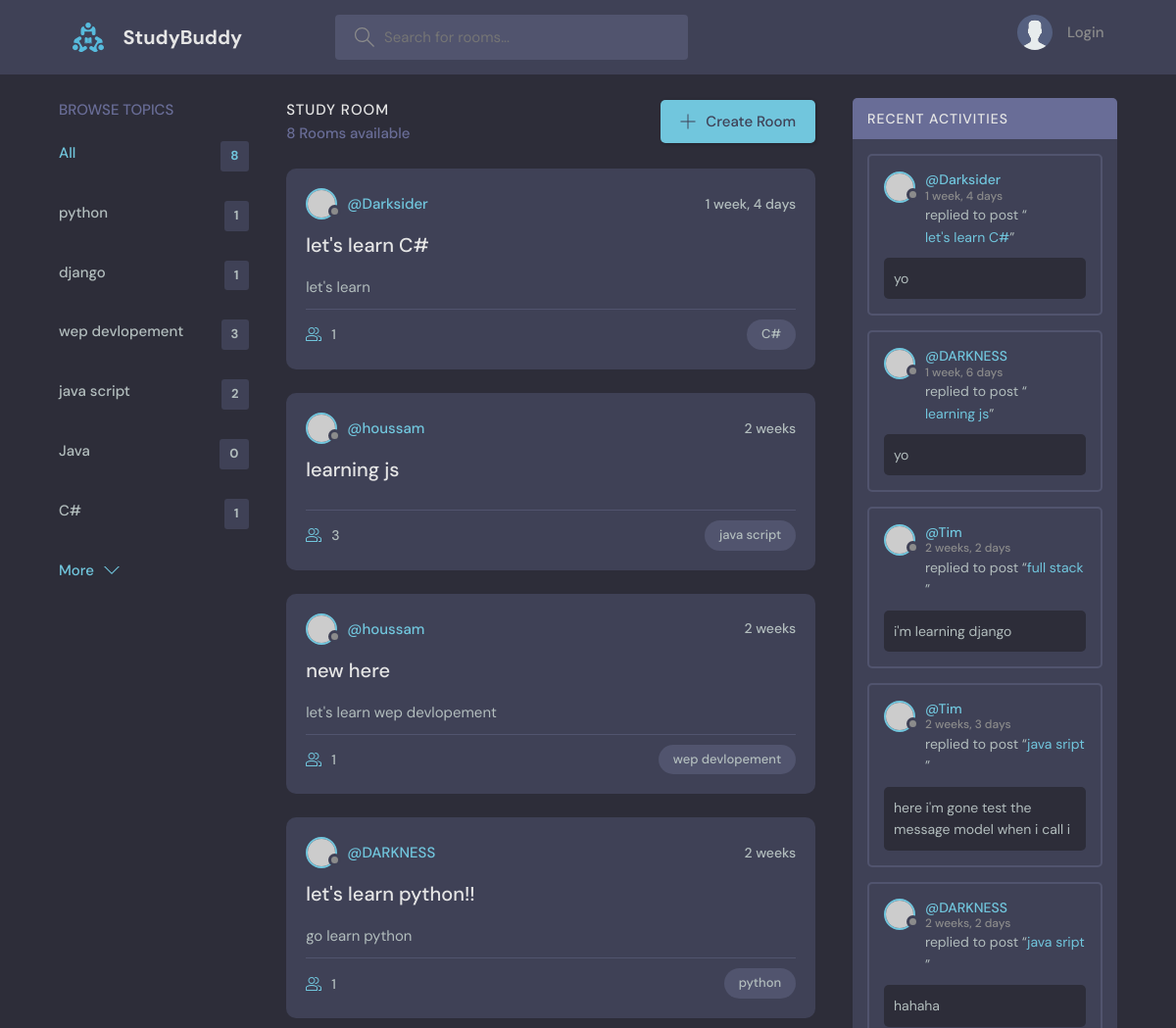
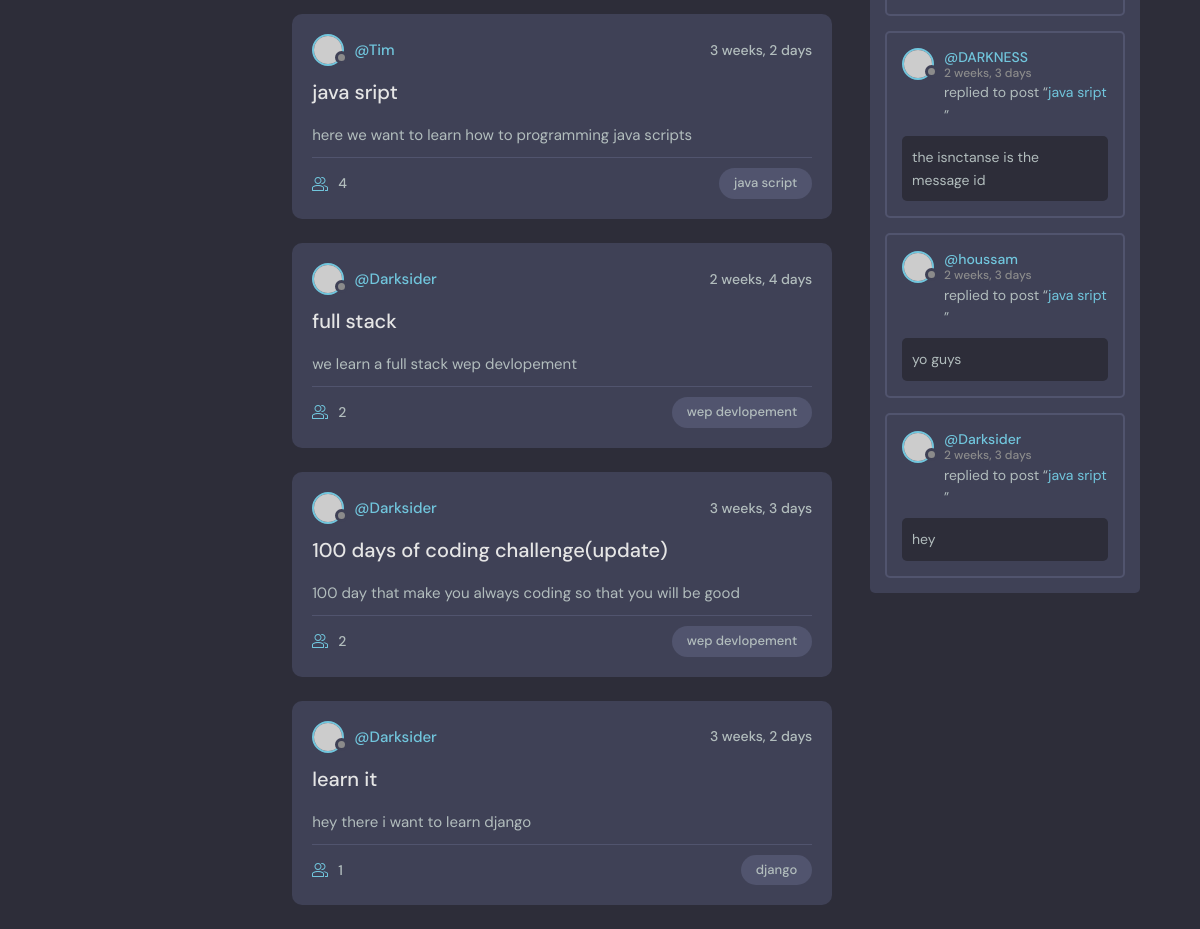
The page / on the database its author committed (2 pictures, top to bottom).
### base/models.py (models this page shows)
class Topic(models.Model):
    name = models.CharField(max_length=200)
    def __str__(self):
        return self.name

class Room(models.Model):
    host = models.ForeignKey(User, on_delete=models.SET_NULL , null=True)
    topic= models.ForeignKey(Topic , on_delete=models.SET_NULL ,null= True)
    name = models.CharField(max_length= 200)
    descripation = models.TextField(null= True , blank= True)
    participants = models.ManyToManyField(User , related_name='participants' , blank=True)
    update = models.DateTimeField(auto_now= True)
    created = models.DateTimeField(auto_now_add=True)
    class Meta:
        ordering = ['-update','-created']
    def __str__(self):
        return self.name

class Message(models.Model):
    user = models.ForeignKey(User , on_delete=models.CASCADE)
    room = models.ForeignKey(Room , on_delete=models.CASCADE)
    update = models.DateTimeField(auto_now= True)
    created = models.DateTimeField(auto_now_add=True)
    body = models.TextField()
    class Meta:
        ordering = ['-update','-created']
    def __str__ (self):
        return self.body[0:50]

### base/views.py (the view)
# urls.py: path('', views.home , name ='home'),
def home(request):
    q = request.GET.get('q') if request.GET.get('q') !=None else ''
    rooms =  Room.objects.filter(
    Q(topic__name__icontains=q )|
    Q(descripation__icontains = q)|
    Q(name__icontains =q)
    )
    messagefeed = Message.objects.filter(
    Q(room__topic__name__icontains=q )
    )
    allroom_count = Room.objects.count
    room__count = rooms.count
    topics = Topic.objects.all()
    context = {'room': rooms , 'topics':topics , 'room__count':room__count , 'messagefeed':messagefeed,'allroom_count':allroom_count}
    return render(request,'base/home.html' , context)

### base/templates/base/home.html
{% extends 'main.html'%}
{% block content %}
     <main class="layout layout--3">
      <div class="container">
    <div>
        {%include 'base/topicscomp.html' %}
    </div>
    <div>
           {%include 'base/feed.html' %}
    </div>
    <div >
      {% include 'base/activaty.html'%}
    </div>
</div>
</main>
{% endblock content%}

### base/templates/base/topicscomp.html
<div class="topics">
  <a href="{% url 'topic' %} ">
    <div class="topics__header">
      <h2>Browse Topics</h2>
    </div>
  </a>
    <ul class="topics__list">
      <li>
        <a href="{% url 'home'%}" class="active">All <span>{{allroom_count}}</span></a>
      </li>
      {% for topic in topics %}
      <li>
        <a href="{%url 'home'%}?q={{topic.name}}">{{topic.name}} <span>{{topic.room_set.all.count}}</span></a>
      </li>
      {% endfor %}
    </ul>
    <a class="btn btn--link" href="{% url 'topic'%}">
      More
      <svg version="1.1" xmlns="http://www.w3.org/2000/svg" width="32" height="32" viewBox="0 0 32 32">
        <title>chevron-down</title>
        <path d="M16 21l-13-13h-3l16 16 16-16h-3l-13 13z"></path>
      </svg>
    </a>
  </div>

### base/templates/base/feed.html (shortened to what this page needs)
{% load static %}
<div class="roomList">
    <div class="roomList__header">
      <div>
        <h2>Study Room</h2>
        <p>{{room__count}} Rooms available</p>
      </div>
      <a class="btn btn--main" href="{% url 'create-room'%}">
        <svg version="1.1" xmlns="http://www.w3.org/2000/svg" width="32" height="32" viewBox="0 0 32 32">
          <title>add</title>
          <path
            d="M16.943 0.943h-1.885v14.115h-14.115v1.885h14.115v14.115h1.885v-14.115h14.115v-1.885h-14.115v-14.115z"
          ></path>
        </svg>
        Create Room
      </a>
    </div>
    {% for room in room%}
    <div class="roomListRoom">
      <div class="roomListRoom__header">
        <a href="{% url 'profile' room.host.id %}" class="roomListRoom__author">
          <div class="avatar avatar--small">
            <img src="https://randomuser.me/api/portraits/women/11.jpg" />
          </div>
          <span>@{{room.host.username }}</span>
        </a>
        <div class="roomListRoom__actions">
          <span>{{room.created|timesince}}</span>
        </div>
      </div>
      <div class="roomListRoom__content">
        <a href="{%url 'room' room.id%}">{{room.name}}</a>
        <p>
          {{room.descripation}}
        </p>
      </div>
      <div class="roomListRoom__meta">
        <a href="{%url 'room' room.id%}" class="roomListRoom__joined">
          {{room.participants.count}}
        </a>
        <p class="roomListRoom__topic">{{room.topic}}</p>
      </div>
    </div>
    {% endfor %}
  </div>

### base/templates/base/activaty.html (shortened to what this page needs)
{% load static %}
<div class="activities">
    <div class="activities__header">
      <h2>Recent Activities</h2>
    </div>
    {%for mess in messagefeed%}
    <div class="activities__box">
      <div class="activities__boxHeader roomListRoom__header">
        <a href="{% url 'profile' mess.user.id %}" class="roomListRoom__author">
          <div class="avatar avatar--small">
            <img src="https://randomuser.me/api/portraits/women/11.jpg" />
          </div>
          <p>
            @{{mess.user}}
            <span>{{mess.created|timesince}}</span>
          </p>
        </a>
      </div>
      <div class="activities__boxContent">
        <p>replied to post “<a href="{% url 'room' mess.room.id %}">{{mess.room}}</a>”</p>
        <div class="activities__boxRoomContent">
          {{mess}}
        </div>
      </div>
    </div>
    {% endfor %}
  </div>

### rows shown on the page
Topic: name "python", room_set.all.count "1"
Topic: name "django", room_set.all.count "1"
Topic: name "wep devlopement", room_set.all.count "3"
Topic: name "java script", room_set.all.count "2"
Topic: name "Java", room_set.all.count "0"
Topic: name "C#", room_set.all.count "1"
Room: host.username "Darksider", created "1 week, 4 days", name "let's learn C#", descripation "let's learn", participants.count "1", topic "C#"
Room: host.username "houssam", created "2 weeks", name "learning js", participants.count "3", topic "java script"
Room: host.username "houssam", created "2 weeks", name "new here", descripation "let's learn wep devlopement", participants.count "1", topic "wep devlopement"
Room: host.username "DARKNESS", created "2 weeks", name "let's learn python!!", descripation "go learn python", participants.count "1", topic "python"
Room: host.username "Tim", created "3 weeks, 2 days", name "java sript", descripation "here we want to learn how to programming java scripts", participants.count "4", topic "java script"
Room: host.username "Darksider", created "2 weeks, 4 days", name "full stack", descripation "we learn a full stack wep devlopement", participants.count "2", topic "wep devlopement"
Room: host.username "Darksider", created "3 weeks, 3 days", name "100 days of coding challenge(update)", descripation "100 day that make you always coding so that you will be good", participants.count "2", topic "wep devlopement"
Room: host.username "Darksider", created "3 weeks, 2 days", name "learn it", descripation "hey there i want to learn django", participants.count "1", topic "django"
Message: user "Darksider", created "1 week, 4 days", room "let's learn C#", body "yo"
Message: user "DARKNESS", created "1 week, 6 days", room "learning js", body "yo"
Message: user "Tim", created "2 weeks, 2 days", room "full stack", body "i'm learning django"
Message: user "Tim", created "2 weeks, 3 days", room "java sript", body "here i'm gone test the message model when i call i"
Message: user "DARKNESS", created "2 weeks, 2 days", room "java sript", body "hahaha"
Message: user "DARKNESS", created "2 weeks, 3 days", room "java sript", body "the isnctanse is the message id"
Message: user "houssam", created "2 weeks, 3 days", room "java sript", body "yo guys"
Message: user "Darksider", created "2 weeks, 3 days", room "java sript", body "hey"

### other values the page prints
{{ allroom_count }} "8"
{{ room__count }} "8"
